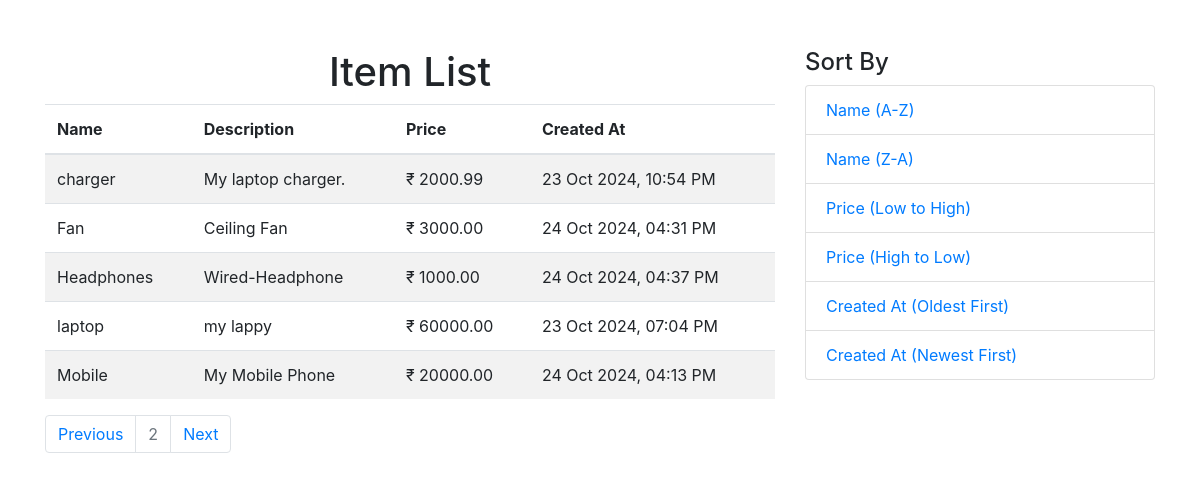
Page /?page=2&sort=name on the committed database.
### items/models.py (models this page shows, shortened)
class Item(models.Model):
    name = models.CharField(max_length=50)
    description = models.TextField()
    price = models.DecimalField(max_digits=9, decimal_places=2)
    created_at = models.DateTimeField(auto_now_add=True)

### items/views.py (the view)
# urls.py: path('',views.item_list, name="item_list"),
def item_list(request):
    sort_by = request.GET.get('sort', 'name')
    if sort_by not in ['name', '-name', 'price', '-price', 'created_at', '-created_at']:
        sort_by = 'name'
    if 'name' in sort_by:
        if sort_by.startswith('-'):
            items = Item.objects.all().annotate(lower_name=Lower('name')).order_by('-lower_name')
        else:
            items = Item.objects.all().annotate(lower_name=Lower('name')).order_by('lower_name')
    else:
        items = Item.objects.all().order_by(sort_by)
    paginator = Paginator(items, 5)
    page_number = request.GET.get('page')
    page_obj = paginator.get_page(page_number)
    return render(request, 'index.html', {'page_obj': page_obj, 'sort_by': sort_by})

### templates/index.html (shortened to what this page needs)
<!DOCTYPE html>
<html lang="en">
<head>
    <link href="https://stackpath.bootstrapcdn.com/bootstrap/4.5.2/css/bootstrap.min.css" rel="stylesheet">
</head>
<body>
    <div class="container mt-5">
        <div class="row">
            <div class="col-md-8">
                <h1 class="text-center">Item List</h1>
                <table class="table table-striped">
                    <thead>
                        <tr>
                            <th>Name</th>
                            <th>Description</th>
                            <th>Price</th>
                            <th>Created At</th>
                        </tr>
                    </thead>
                    <tbody>
                        {% for item in page_obj %}
                        <tr>
                            <td>{{ item.name }}</td>
                            <td>{{ item.description }}</td>
                            <td>₹ {{ item.price}}</td>
                            <td>{{ item.created_at|date:"d M Y, h:i A" }}</td>
                        </tr>
                        {% endfor %}
                    </tbody>
                </table>
                <nav>
                    <ul class="pagination">
                        {% if page_obj.has_previous %}
                        <li class="page-item">
                            <a class="page-link" href="?page={{ page_obj.previous_page_number }}&sort={{ sort_by }}">Previous</a>
                        </li>
                        {% endif %}
                        <li class="page-item disabled"><span class="page-link">{{ page_obj.number }}</span></li>
                        {% if page_obj.has_next %}
                        <li class="page-item">
                            <a class="page-link" href="?page={{ page_obj.next_page_number }}&sort={{ sort_by }}">Next</a>
                        </li>
                        {% endif %}
                    </ul>
                </nav>
            </div>
            <div class="col-md-4">
                <h4>Sort By</h4>
                <ul class="list-group">
                    <li class="list-group-item">
                        <a href="?sort=name">Name (A-Z)</a>
                    </li>
                    <li class="list-group-item">
                        <a href="?sort=-name">Name (Z-A)</a>
                    </li>
                    <li class="list-group-item">
                        <a href="?sort=price">Price (Low to High)</a>
                    </li>
                    <li class="list-group-item">
                        <a href="?sort=-price">Price (High to Low)</a>
                    </li>
                    <li class="list-group-item">
                        <a href="?sort=created_at">Created At (Oldest First)</a>
                    </li>
                    <li class="list-group-item">
                        <a href="?sort=-created_at">Created At (Newest First)</a>
                    </li>
                </ul>
            </div>
        </div>
    </div>
</body>
</html>

### rows in the picture
Item: name "charger", description "My laptop charger.", price "2000.99", created_at "23 Oct 2024, 10:54 PM"
Item: name "Fan", description "Ceiling Fan", price "3000.00", created_at "24 Oct 2024, 04:31 PM"
Item: name "Headphones", description "Wired-Headphone", price "1000.00", created_at "24 Oct 2024, 04:37 PM"
Item: name "laptop", description "my lappy", price "60000.00", created_at "23 Oct 2024, 07:04 PM"
Item: name "Mobile", description "My Mobile Phone", price "20000.00", created_at "24 Oct 2024, 04:13 PM"

### other values in the picture
{{ page_obj.number }} "2"
